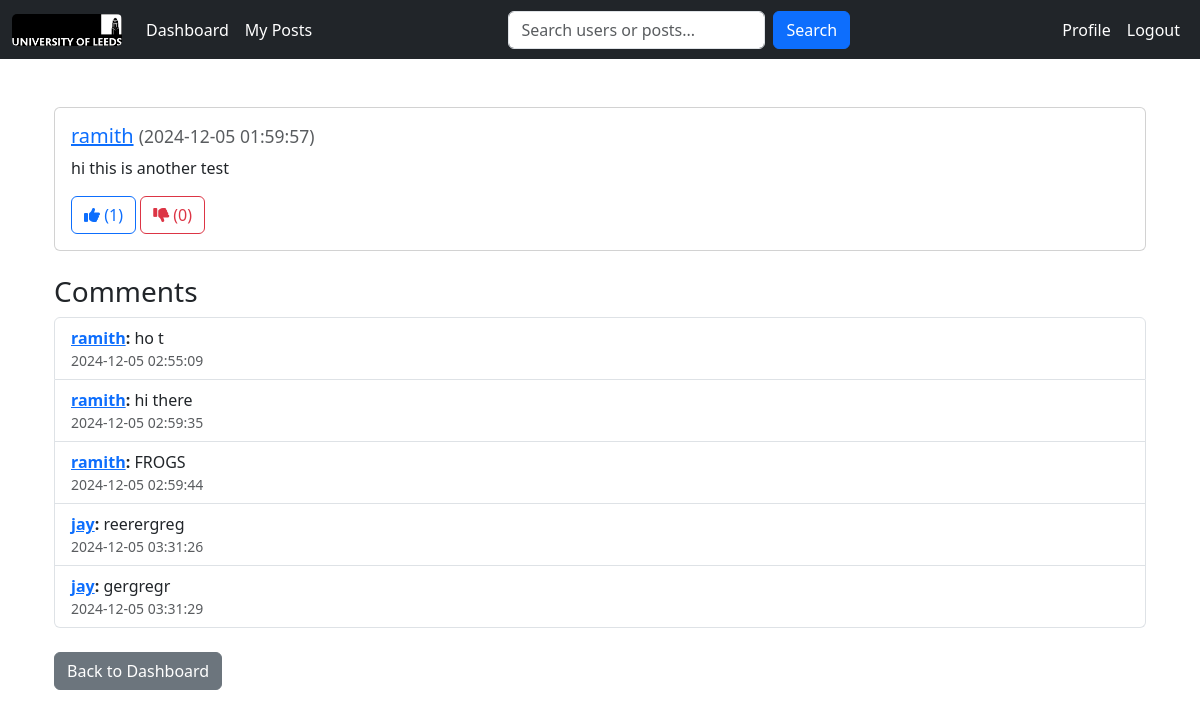
Screenshot of /post/2 (signed in) with the database file from the repository.
### website/models.py (models this page shows, shortened)
class User(db.Model):
    id = db.Column(db.Integer, primary_key=True)
    name = db.Column(db.String(100), nullable=False)
    email = db.Column(db.String(100), unique=True)
    password = db.Column(db.String(100))  # Storing hashed passwords
    posts = db.relationship("Post", backref="user", lazy=True)
    liked_posts = db.relationship("Post", secondary="like", back_populates="liked_by")
    disliked_posts = db.relationship(
        "Post", secondary="dislike", back_populates="disliked_by"
    )
    followers = db.relationship(
        "User",
        secondary="follows",
        primaryjoin="Follows.followed_id == User.id",
        secondaryjoin="Follows.follower_id == User.id",
        backref="following",
    )

class Post(db.Model):
    id = db.Column(db.Integer, primary_key=True)
    content = db.Column(db.Text, nullable=False)
    created_at = db.Column(db.DateTime, default=db.func.now())  # Timestamping (time of post created)
    user_id = db.Column(db.Integer, db.ForeignKey("user.id"))
    liked_by = db.relationship("User", secondary="like", back_populates="liked_posts") #A many-to-many relationship tracking users who liked the post through "like" association table.
    disliked_by = db.relationship(
        "User", secondary="dislike", back_populates="disliked_posts" #A many-to-many relationship tracking users who disliked the post through "dislike" association table.
    )
    comments = db.relationship("Comment", backref="post", lazy=True) # A one-to-many relationship for comments associated with the post.

class Comment(db.Model):
    id = db.Column(db.Integer, primary_key=True)
    content = db.Column(db.Text, nullable=False)
    created_at = db.Column(db.DateTime, default=db.func.now())
    post_id = db.Column(db.Integer, db.ForeignKey("post.id"))  # Foreign key to Post
    user_id = db.Column(db.Integer, db.ForeignKey("user.id"))  # Foreign key to User
    user = db.relationship("User", backref=db.backref("comments", lazy=True))

### website/views.py (the view)
@app.route('/post/<int:post_id>')
@login_required
def view_post(post_id):
    post = Post.query.get_or_404(post_id)
    return render_template('post.html', post=post)

### website/views.py (called while the page is built)
def login_required(f):
    @wraps(f)
    def decorated_function(*args, **kwargs):
        if 'email' not in session:
            flash("You need to be logged in to access this page.", "danger")
            return redirect('/login')
        return f(*args, **kwargs)
    return decorated_function

@app.context_processor
def provide_user():
    if 'email' in session:
        current_user = User.query.filter_by(email=session['email']).first()
        return {'current_user': current_user}
    return {'current_user': None}

### website/templates/post.html (shortened to what this page needs)
{% extends "base.html" %}
{% block content %}
<head>
    <link rel="stylesheet" href="https://cdn.jsdelivr.net/npm/bootstrap@5.3.0-alpha1/dist/css/bootstrap.min.css">
</head>
<body>
    <div class="container mt-5">
        <div class="card mb-4">
            <div class="card-body">
                <h5 class="card-title">
                    <a href="/profile/{{ post.user.id }}" class="text-primary">{{ post.user.name }}</a>
                    <small class="text-muted">({{ post.created_at.strftime('%Y-%m-%d %H:%M:%S') }})</small>
                </h5>
                <p class="card-text">{{ post.content }}</p>
                <button class="btn btn-outline-primary like-button" data-post-id="{{ post.id }}">
                    <i class="fas fa-thumbs-up"></i> (<span id="like-count-{{ post.id }}">{{ post.liked_by | length }}</span>)
                </button>
                <button class="btn btn-outline-danger dislike-button" data-post-id="{{ post.id }}">
                    <i class="fas fa-thumbs-down"></i> (<span id="dislike-count-{{ post.id }}">{{ post.disliked_by | length }}</span>)
                </button>
            </div>
        </div>
        <h3>Comments</h3>
        <ul id="comment-list-{{ post.id }}" class="list-group mb-3">
            {% for comment in post.comments %}
                <li class="list-group-item d-flex justify-content-between align-items-center">
                    <div>
                        <b><a href="/profile/{{ comment.user.id }}" class="text-primary">{{ comment.user.name }}</a>: </b>{{ comment.content }}
                        <small class="text-muted d-block">{{ comment.created_at.strftime('%Y-%m-%d %H:%M:%S') }}</small>
                    </div>
                </li>
            {% endfor %}
        </ul>
        <div class="mt-4">
            <a href="/dashboard" class="btn btn-secondary">Back to Dashboard</a>
        </div>
    </div>
</body>
</html>
{% endblock %}

### rows the page displays
User: user.name "ramith"
Post: created_at "2024-12-05 01:59:57", content "hi this is another test"
Comment: user.name "ramith", content "ho t", created_at "2024-12-05 02:55:09"
Comment: user.name "ramith", content "hi there", created_at "2024-12-05 02:59:35"
Comment: user.name "ramith", content "FROGS", created_at "2024-12-05 02:59:44"
Comment: user.name "jay", content "reerergreg", created_at "2024-12-05 03:31:26"
Comment: user.name "jay", content "gergregr", created_at "2024-12-05 03:31:29"

### other values shown
{{ post.liked_by | length }} "1"
{{ post.disliked_by | length }} "0"
